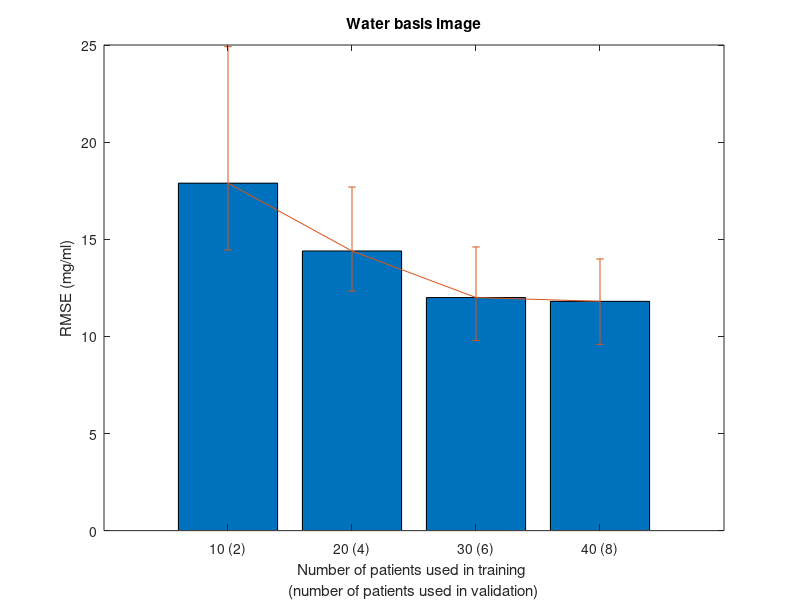

This figure's MATLAB source: (Note: this script raises an error after producing the figure.)
clear; clc; close all;

refw = 12; refw_1 = 14; refw_2 = 16;
refi = 0.73; refi_1 = 0.64; refi_2 = 0.80; 

%%
x = [10, 20, 30, 40]; 
y1 = [36.58, 29.44, 24.54, 24.14];
y2 = [1.195, 1.081, 0.950, 0.929];

y1_low = (y1 - [29.54, 25.21, 20.03, 19.615]) / 24.54 * refw; 
y1_high = ([50.950, 36.174, 29.863, 28.597] - y1) / 24.54 * refw; 

y2_low = (y2 - [0.936, 0.829, 0.794, 0.765]) / 0.950 * refi; 
y2_high = ([1.548, 1.305, 1.224, 1.189] - y2) / 0.950 * refi; 

y1 = y1 / 24.54 * refw; 
y2 = y2 / 0.950 * refi; 

figure(1); 
bar(x, y1);  
xticks([10 20 30 40])
xticklabels({'10 (2)','20 (4)','30 (6)', '40 (8)'}); 
xlabel(sprintf('Number of patients used in training \n(number of patients used in validation)'));
ylabel('RMSE (mg/ml)'); title('Water basis image'); 
hold on; 
er = errorbar(x, y1, y1_low, y1_high);    
er.Color = [0 0 0];                            
er.LineStyle = 'none';  

hold off;

figure(2); 
bar(x, y2);  
xticks([10 20 30 40])
xticklabels({'10 (2)','20 (4)','30 (6)', '40 (8)'}); 
xlabel(sprintf('Number of patients used in training \n(number of patients used in validation)'));
ylabel('RMSE (mg/ml)'); title('Iodine basis image'); 
hold on; 
er = errorbar(x, y2, y2_low, y2_high);    
er.Color = [0 0 0];                            
er.LineStyle = 'none';  

hold off;